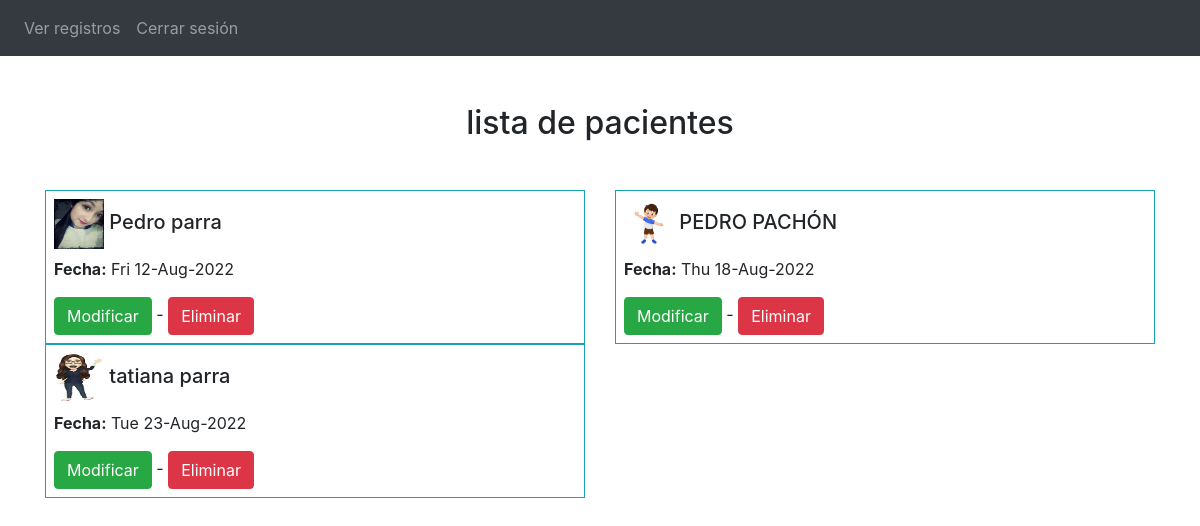
Screenshot of /paginafinal/patients/index.php with the database file from the repository.
### tables this page shows
CREATE TABLE `pacientes` (
  `id` int(11) NOT NULL,
  `nombres` varchar(50) NOT NULL,
  `apellidos` varchar(50) NOT NULL,
  `email` varchar(50) NOT NULL,
  `celular` int(11) NOT NULL,
  `enfermedades` varchar(250) NOT NULL,
  `duracionSesion` varchar(50) NOT NULL,
  `imagen` varchar(100) NOT NULL,
  `fecha` datetime NOT NULL
);

### paginafinal/config/database.php (called while the page is built, shortened)
<?php
class Database {
    public $host='localhost';
    public $user ='root';
    public $pass = '';
    public $db = 'sesiones';
    function __construct(){
        $this->conn = $this->connectToDatabase();
        return $this -> conn;
    }
    function connectToDatabase(){
        $conn= mysqli_connect($this->host, $this->user, $this->pass, $this->db);
        return $conn;
    }
}
?>

### paginafinal/patients/patient.php (called while the page is built, shortened)
<?php
include('../config/database.php');
class patient{
    public $conn;
    function __construct(){
        $db= new Database();
        $this->conn = $db->connectToDatabase();
    }
function getAll(){
$sql = " SELECT * FROM pacientes ORDER BY fecha ASC ";
return mysqli_query($this->conn, $sql);
}
}

### paginafinal/patients/index.php (the view, shortened to what this page needs)
<?php
include('patient.php');
$p = new patient();
$allpatients= $p->getAll();
?>
<!DOCTYPE html>
<html>
<head>
<link rel= "stylesheet" href="https://cdn.jsdelivr.net/npm/bootstrap@4.4.1/dist/css/bootstrap.min.css">
</head>
<body>
    <?php include('menuadmi.php') ?>
    <div class="container">
        <h2 class="text-center mb-5">lista de pacientes</h2>
        <div class="row">
            <?php
            while ($patient = mysqli_fetch_object($allpatients)){
                $input = $patient->fecha;
                echo "<div class='col-6'>";
                echo "<div class='border border-info p-2'>";
                echo "<h5>
                    <img src='".ROOT."/images/$patient->imagen' width='50' height='50' />
                    $patient->nombres $patient->apellidos
                    </h5>";
                    echo " <p> <b>Fecha:</b> ".date("D", strtotime($input)) . " " . date("d-M-Y", strtotime($input)). " </p> ";
                echo "<div class='center'> <a class='btn btn-success' href='". ROOT ."/patients/edit.php?id=$patient->id' >Modificar</a> - <a class='btn btn-danger' href='". ROOT ."/patients/index.php?id=$patient->id' >Eliminar</a> </div>";
                echo "</div>";
                echo "</div>";
            }
            ?>
            </div>
        </div>
</body>

### paginafinal/patients/menuadmi.php
<nav class="navbar navbar-expand navbar-dark bg-dark mb-5">
    <ul class="navbar-nav">
        <li class="nav item">
            <a class="nav-link" href="<?= ROOT ?>/patients/index.php">Ver registros</a>
        </li>
        <li class="nav-item">
            <a class="nav-link" href="<?= ROOT ?>/admi.html"> Cerrar sesión</a>
        </li>
    </ul>
</nav>

### rows the page displays
pacientes: imagen (picture), nombres "Pedro", apellidos "parra", fecha "Fri", fecha "12-Aug-2022"
pacientes: imagen (picture), nombres "PEDRO", apellidos "PACHÓN", fecha "Thu", fecha "18-Aug-2022"
pacientes: imagen (picture), nombres "tatiana", apellidos "parra", fecha "Tue", fecha "23-Aug-2022"
